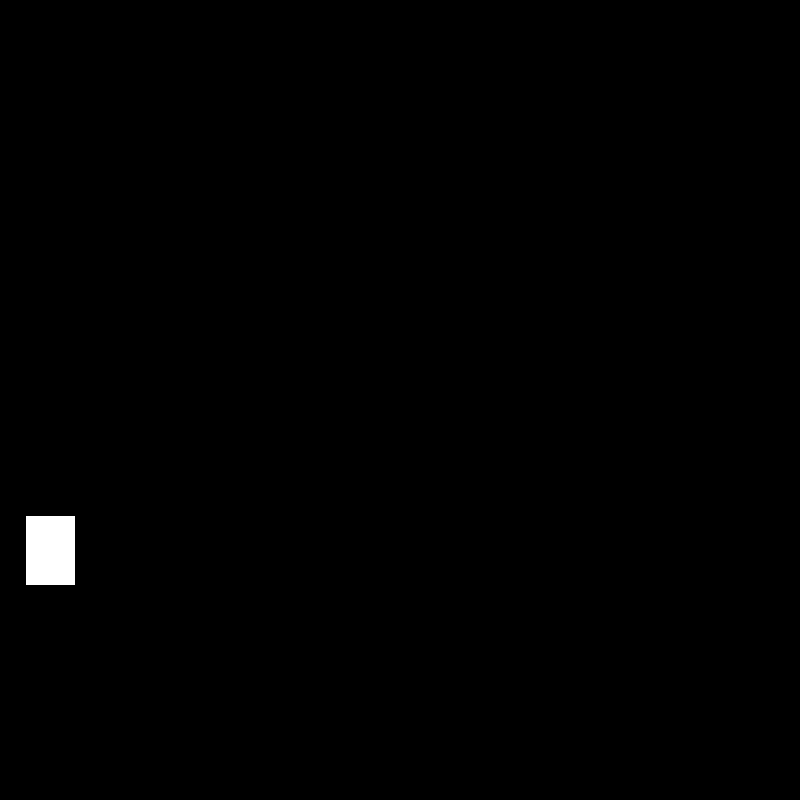
Frame 1 (no input)
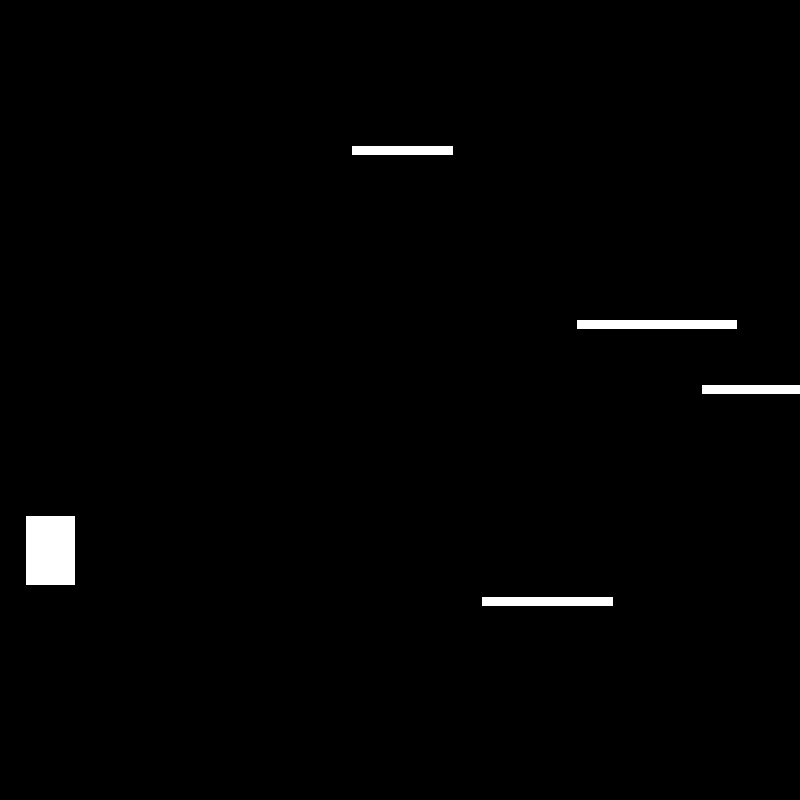
Frame 60 (the mouse pressed at the canvas centre just before this capture)
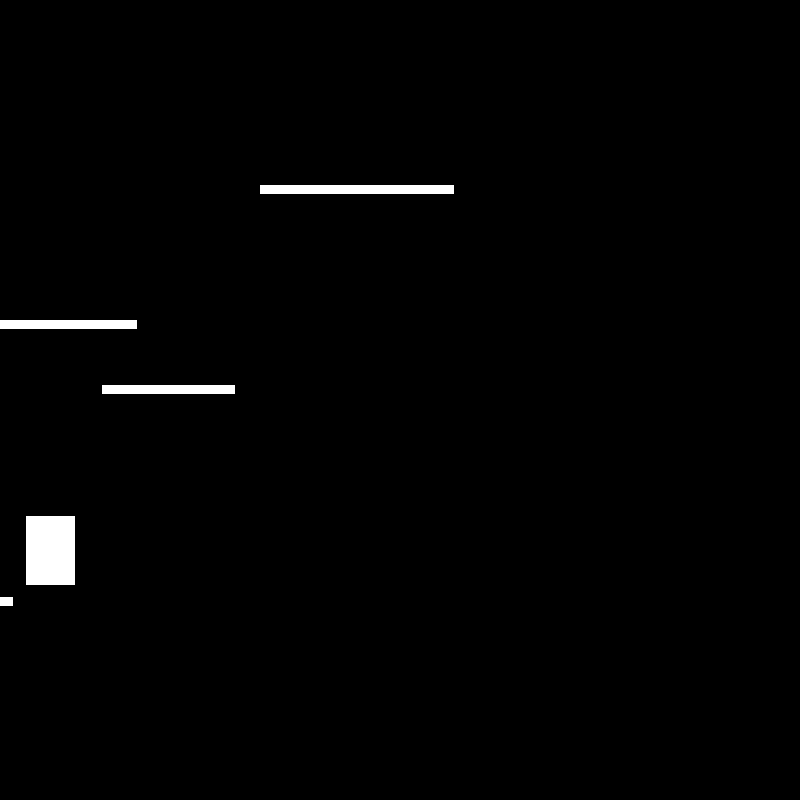
Frame 120 (the mouse held since frame 60 and released just before this capture)

The Processing sketch that drew these frames (run headless with seeded random() and noise(); from frame 60 on, the mouse is pressed at the canvas centre):

// Processing sketch: juegofinal
// ── juegofinal.pde
npc jugador;
npc[] enemis = new npc[5];

void setup(){
  rectMode(CENTER);
size(800,800);
 for (int i = 0; i < enemis.length; i++){
   float x = random(900,1900);
   float y = random(10,700);
 enemis[i]= new npc(x,y,random(100,200),10,10);
 }
jugador = new npc(50,550,50,70,10);

}
void draw(){
 background(0);
for (int i = 0; i < enemis.length; i++){
enemis[i].plata();
    if(enemis[i].colide(jugador)){
      exit();
    }
}

jugador.control();



}

// ── NPC.pde
class npc{
float posxn,posyn,tamxn,tamyn,velon;
int pro=0;
int pri=0;

npc(float pposxn,float pposyn,float ttamxn,float ttamyn,float vvelon){
posxn=pposxn;
posyn=pposyn;
tamxn=ttamxn;
tamyn=ttamyn;
velon=vvelon;
}
//jugador
void control(){
  rect(posxn,posyn,tamxn,tamyn);
  if(keyPressed){
    if(key == 'a' || key == 'A'){ posxn -= velon;}
    if(key == 'd' || key == 'D'){ posxn += velon;}   
   //salto 
    if(key == 'w' || key == 'W'){pro=1;}
  }

//bajada automatica
if(pro==1){posyn-=velon; pri+=1;}
if(posyn>=550){posyn=550; pri=1;}
if(pri>=25){posyn+=velon; pro=2;}
}
//plataforma
void plata(){
rect(posxn,posyn,tamxn,tamyn);

posxn-=velon;
if(posxn <-tamxn){
 posxn = random(900,1500);
 posyn= random(10,700);
 }

}
 boolean colide(npc jugador){
    if(posxn > jugador.posxn-jugador.tamxn-30 && posxn <jugador.posxn+jugador.tamxn+30){
      if(posyn > jugador.posyn-jugador.tamyn+20 && posyn <jugador.posyn+jugador.tamyn-20){
        return true;
    
      }    
    }   
   return false;
 }

//dddd
}
